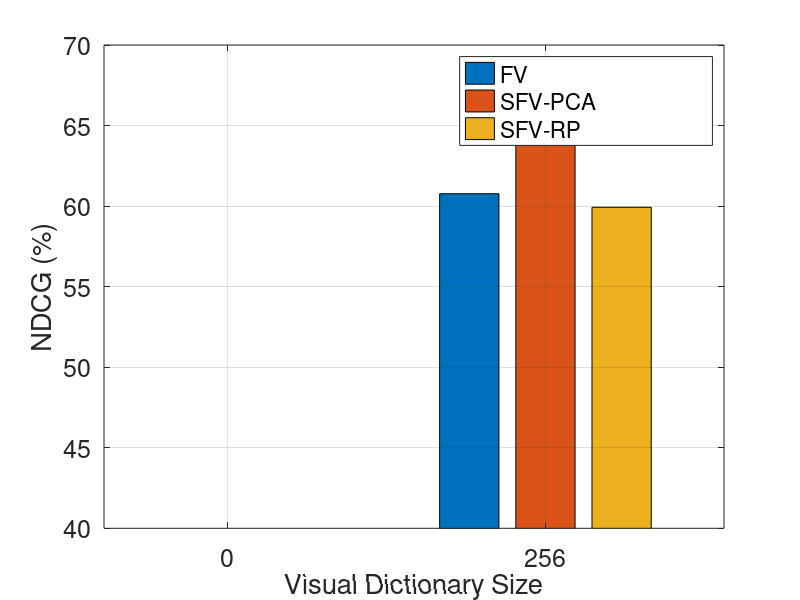

Write the MATLAB code that produced this figure.
clear all
close all
clc
FV = [ 0 60.77 ];
SFV_pca = [0 66.05 ];
SFV_rp =  [0 59.93];

res = [ FV; SFV_pca; SFV_rp];
h = bar([ 0 256],res');

ylim([40 70])
colormap(cool)
set(gca,'FontSize',18); 
grid on
l = cell(1,3);
l{1}='FV    '; l{2}='SFV-PCA  '; l{3}='SFV-RP  ';
legend(h,l, 'orientation','vertical', 'Position', [0.095,0.83,0.38,0]);
ylabel('NDCG (%)')
xlabel('Visual Dictionary Size')

%To save
%width = 7;     % Width in inches
%height = 6;    % Height in inches

%set(gcf,'InvertHardcopy','on');
%set(gcf,'PaperUnits', 'inches');
%papersize = get(gcf, 'PaperSize');
%left = (papersize(1)- width)/2;
%bottom = (papersize(2)- height)/2;
%myfiguresize = [left, bottom, width, height];
%set(gcf,'PaperPosition', myfiguresize);

%Nicta
%print('/home/johanna/latex-svn/wacv_2016_b/v18/images/experiments/all_shifts_kth_2','-depsc2','-r300');
print('/home/johanna-uq/latex-svn/cypress/papers2016/icpr2016_johanna/images/results/mulp_256','-depsc2','-r300');
close all
